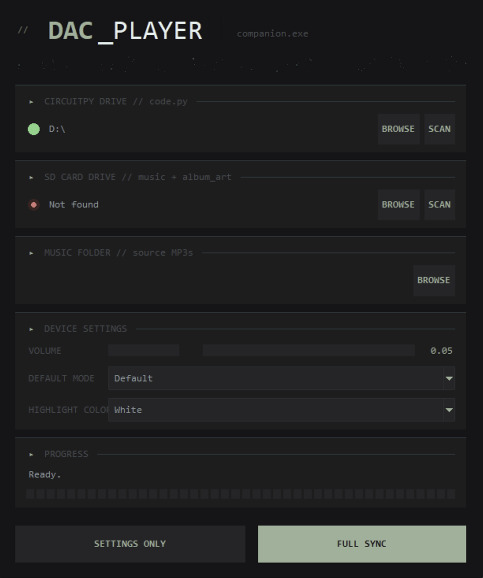
#> input picture images/companion_v1.png, 483 x 578 px; its folder holds only this picture in this run
$ python -i generate_player.py   (imports and definitions only)
#> lines starting #> are read from the running program, lines starting #| are printed output that depends on the picture
#> further down, picture is the input picture: PIL image 483x578 RGBA; mean R, G, B, A 32.7, 33.3, 33.7, 255
"""
Music Player Generator for RP2040 devices (Pico, Pico W, etc)
Scans music folder, extracts metadata & album art,
converts to RAW format, and generates updated main.py
"""

import os
import sys
from pathlib import Path
from mutagen.mp3 import MP3
from mutagen.id3 import ID3
from PIL import Image
import io

MUSIC_DIR = "music"
ART_OUTPUT_DIR = "album_art"
OUTPUT_SCRIPT = "main.py"

# [1 line not run here, left out]

ART_SIZE = 146  # Must match converter

# -----------------------------------------------
# Clean filename for raw file
# -----------------------------------------------
def clean_filename(text):
    """Convert to lowercase, replace spaces with underscores"""
    return text.lower().replace(" ", "_").replace("!", "").strip("_")

# -----------------------------------------------
# Extract metadata from MP3
# -----------------------------------------------
# [25 lines left out: function get_metadata, not called in this run]

# -----------------------------------------------
# Convert image to RGB565 RAW
# -----------------------------------------------
def image_to_raw(image, output_filename):
    """Convert PIL Image to RGB565 RAW format"""
#> called with output_filename = 'out.png'
    try:
        # Crop to square from center
        w, h = image.size
#> w = 483; h = 578
        min_dim = min(w, h)
#> min_dim = 483
        left = (w - min_dim) // 2
#> left = 0
        top = (h - min_dim) // 2
#> top = 47
        img = image.crop((left, top, left + min_dim, top + min_dim))
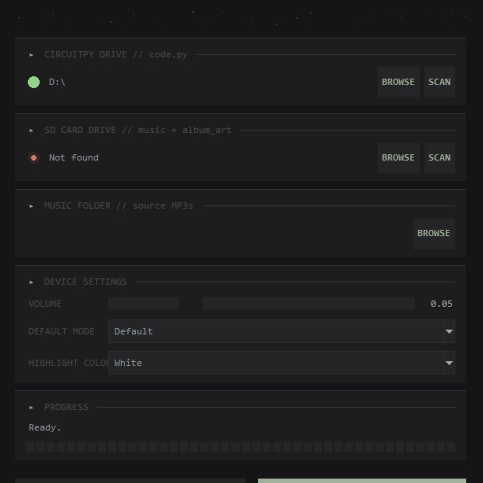
#> img: PIL image 483x483 RGBA; mean R, G, B, A 29.7, 29.9, 30.6, 255

        # Resize to target
        img = img.resize((ART_SIZE, ART_SIZE), Image.Resampling.LANCZOS)
#> img: PIL image 146x146 RGBA
        img = img.convert('RGB')
#> img: PIL image 146x146 RGB

        output_path = os.path.join(ART_OUTPUT_DIR, output_filename)

        with open(output_path, 'wb') as f:
            pixels = img.tobytes()
            for i in range(0, len(pixels), 3):
                r, g, b = pixels[i], pixels[i+1], pixels[i+2]
                rgb565 = ((r & 0xF8) << 8) | ((g & 0xFC) << 3) | (b >> 3)
                f.write(rgb565.to_bytes(2, 'big'))
#> this loop made 21316 passes
#> (i, b, rgb565) on passes 2 to 4: (3, 23, 4258), (6, 23, 4258), (9, 23, 4258)

        print(f"  ✓ Album art: {output_filename}")
        return True
    except Exception as e:
        print(f"  ✗ Art conversion failed: {e}")
        return False

# -----------------------------------------------
# Scan music directory
# -----------------------------------------------
# [551 lines left out: functions scan_music_directory, generate_main_py, main, not called in this run]

# [2 lines not run here, left out]

>>> from PIL import Image
>>> picture = Image.open('images/companion_v1.png')
>>> result = image_to_raw(picture, 'out.png')
#> result = True
